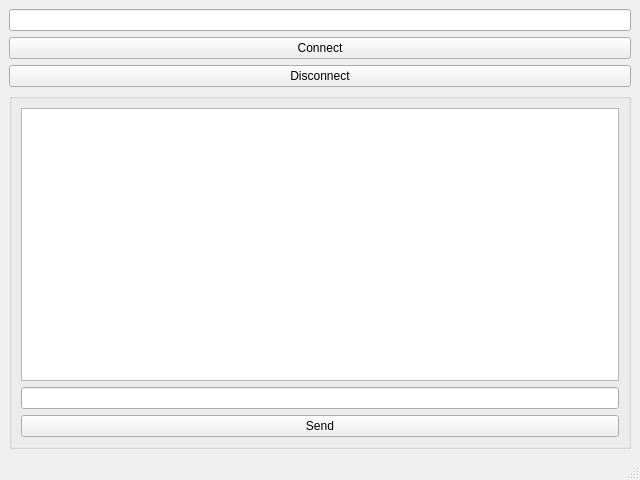
<?xml version="1.0" encoding="UTF-8"?>
<ui version="4.0">
 <class>MainWindow</class>
 <widget class="QMainWindow" name="MainWindow">
  <property name="geometry">
   <rect>
    <x>0</x>
    <y>0</y>
    <width>640</width>
    <height>480</height>
   </rect>
  </property>
  <property name="windowTitle">
   <string>Test_WebSocket_Qt_1</string>
  </property>
  <widget class="QWidget" name="centralwidget">
   <layout class="QVBoxLayout" name="verticalLayout">
    <item>
     <widget class="QLineEdit" name="addressLineEdit"/>
    </item>
    <item>
     <widget class="QPushButton" name="connectButton">
      <property name="text">
       <string>Connect</string>
      </property>
     </widget>
    </item>
    <item>
     <widget class="QPushButton" name="disconnectButton">
      <property name="text">
       <string>Disconnect</string>
      </property>
     </widget>
    </item>
    <item>
     <widget class="QGroupBox" name="groupBox">
      <property name="title">
       <string/>
      </property>
      <layout class="QVBoxLayout" name="verticalLayout_2">
       <item>
        <widget class="QTextBrowser" name="textBrowser"/>
       </item>
       <item>
        <widget class="QLineEdit" name="lineEdit"/>
       </item>
       <item>
        <widget class="QPushButton" name="sendButton">
         <property name="text">
          <string>Send</string>
         </property>
        </widget>
       </item>
      </layout>
     </widget>
    </item>
   </layout>
  </widget>
  <widget class="QMenuBar" name="menubar">
   <property name="geometry">
    <rect>
     <x>0</x>
     <y>0</y>
     <width>640</width>
     <height>26</height>
    </rect>
   </property>
  </widget>
  <widget class="QStatusBar" name="statusbar"/>
 </widget>
 <resources/>
 <connections/>
</ui>
